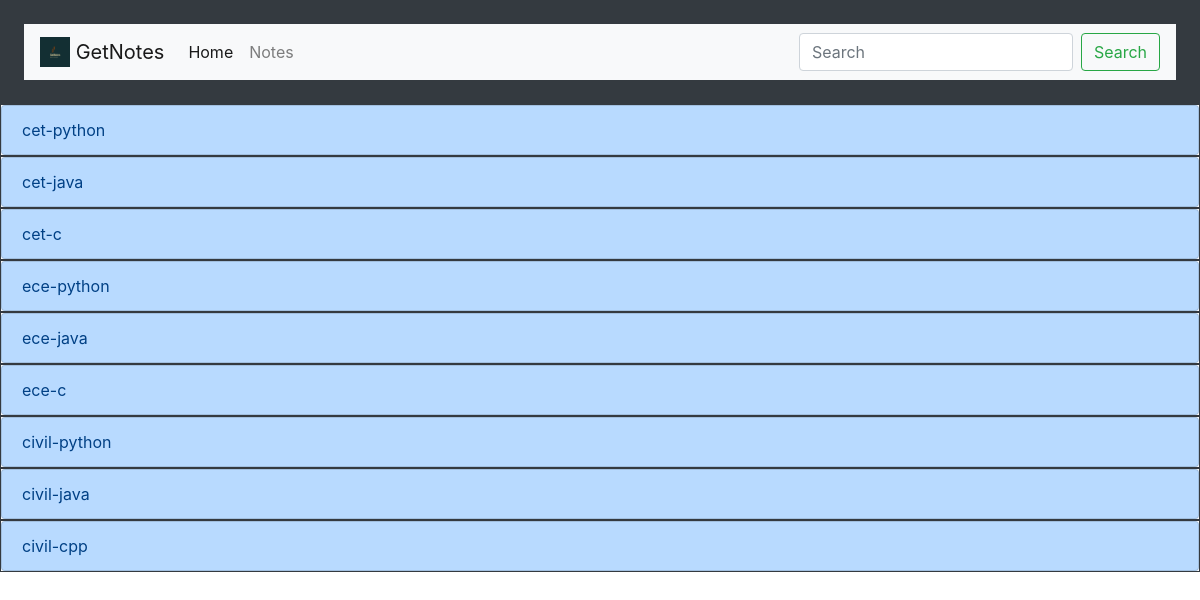
The app's page /notes/ with its own data.
### notes/models.py (models this page shows, shortened)
class Notes(models.Model):
	user = models.ForeignKey(User,default=1,null = True, on_delete=models.SET_NULL)
	department = models.CharField(max_length = 64)
	subject = models.CharField(max_length = 64)
	image = models.FileField(upload_to='image/',blank=True,null=True)
	slug = models.SlugField(unique=True)
	timestamp = models.DateTimeField(auto_now_add=True)
	publish_date = models.DateTimeField(auto_now=False,auto_now_add=False,null = True, blank = True)
	objects = NotesManager()

### notes/views.py (the view)
# urls.py: path('', notes_list_view),
def notes_list_view(request):
    template_name = "notes/list.html"
    content = {'object_list': Notes.objects.all()}
    return render(request, template_name, content)

### notes/models.py (called while the page is built)
    def get_queryset(self):
        return NotesQuerySet(self.model, using=self._db)

### notes/templates/notes/list.html
{% extends "base.html" %}
{% block content %}
<div class="list-group">
    {% for obj in object_list %}
    <span class="border border-dark">
        <a href="{{ obj.slug }}" class="list-group-item list-group-item-action list-group-item-primary">{{ obj.slug }}</a>
    </span>
    {% endfor %}
</div>
{% endblock %}

### records on screen
Notes: slug "cet-python"
Notes: slug "cet-java"
Notes: slug "cet-c"
Notes: slug "ece-python"
Notes: slug "ece-java"
Notes: slug "ece-c"
Notes: slug "civil-python"
Notes: slug "civil-java"
Notes: slug "civil-cpp"
